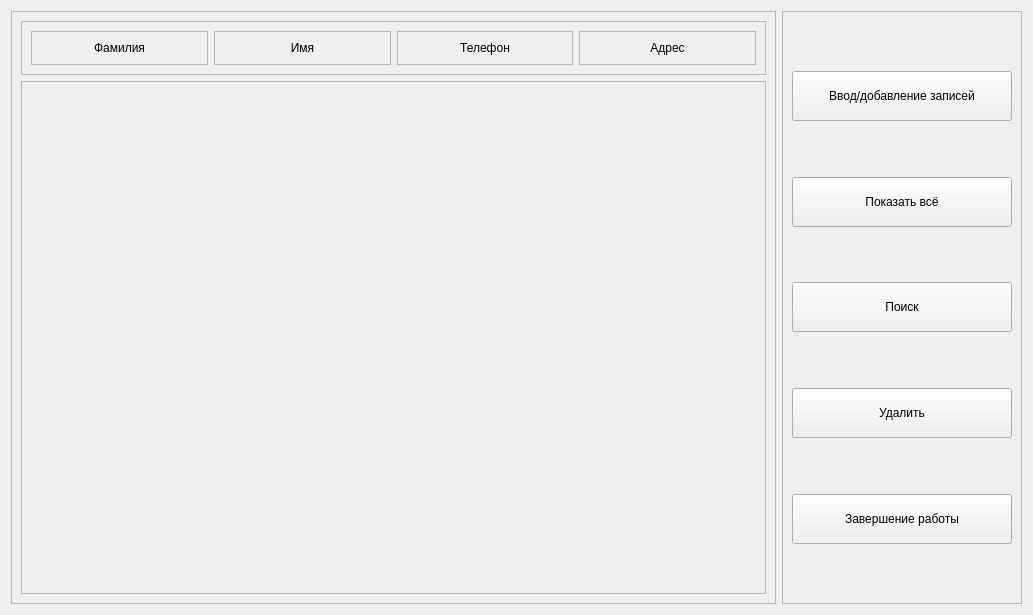
<?xml version="1.0" encoding="UTF-8"?>
<ui version="4.0">
 <class>Widget</class>
 <widget class="QWidget" name="Widget">
  <property name="geometry">
   <rect>
    <x>0</x>
    <y>0</y>
    <width>1033</width>
    <height>615</height>
   </rect>
  </property>
  <property name="sizePolicy">
   <sizepolicy hsizetype="MinimumExpanding" vsizetype="Preferred">
    <horstretch>0</horstretch>
    <verstretch>0</verstretch>
   </sizepolicy>
  </property>
  <property name="minimumSize">
   <size>
    <width>0</width>
    <height>0</height>
   </size>
  </property>
  <property name="maximumSize">
   <size>
    <width>16777215</width>
    <height>16777215</height>
   </size>
  </property>
  <property name="windowTitle">
   <string>Записная книжка</string>
  </property>
  <layout class="QHBoxLayout" name="horizontalLayout">
   <item>
    <widget class="QFrame" name="frame_6">
     <property name="frameShape">
      <enum>QFrame::StyledPanel</enum>
     </property>
     <property name="frameShadow">
      <enum>QFrame::Raised</enum>
     </property>
     <layout class="QVBoxLayout" name="verticalLayout_3">
      <item>
       <widget class="QFrame" name="frame_7">
        <property name="frameShape">
         <enum>QFrame::StyledPanel</enum>
        </property>
        <property name="frameShadow">
         <enum>QFrame::Raised</enum>
        </property>
        <layout class="QVBoxLayout" name="verticalLayout">
         <item>
          <layout class="QHBoxLayout" name="horizontalLayout_8">
           <property name="spacing">
            <number>6</number>
           </property>
           <property name="sizeConstraint">
            <enum>QLayout::SetDefaultConstraint</enum>
           </property>
           <item>
            <widget class="QFrame" name="frame_2">
             <property name="maximumSize">
              <size>
               <width>16777215</width>
               <height>50</height>
              </size>
             </property>
             <property name="frameShape">
              <enum>QFrame::StyledPanel</enum>
             </property>
             <property name="frameShadow">
              <enum>QFrame::Raised</enum>
             </property>
             <layout class="QHBoxLayout" name="horizontalLayout_4">
              <item>
               <widget class="QLabel" name="label">
                <property name="layoutDirection">
                 <enum>Qt::LeftToRight</enum>
                </property>
                <property name="text">
                 <string>Фамилия</string>
                </property>
                <property name="alignment">
                 <set>Qt::AlignCenter</set>
                </property>
               </widget>
              </item>
             </layout>
            </widget>
           </item>
           <item>
            <widget class="QFrame" name="frame_4">
             <property name="maximumSize">
              <size>
               <width>16777215</width>
               <height>50</height>
              </size>
             </property>
             <property name="frameShape">
              <enum>QFrame::StyledPanel</enum>
             </property>
             <property name="frameShadow">
              <enum>QFrame::Raised</enum>
             </property>
             <layout class="QHBoxLayout" name="horizontalLayout_6">
              <item>
               <widget class="QLabel" name="label_3">
                <property name="layoutDirection">
                 <enum>Qt::LeftToRight</enum>
                </property>
                <property name="text">
                 <string>Имя</string>
                </property>
                <property name="alignment">
                 <set>Qt::AlignCenter</set>
                </property>
               </widget>
              </item>
             </layout>
            </widget>
           </item>
           <item>
            <widget class="QFrame" name="frame_3">
             <property name="maximumSize">
              <size>
               <width>16777215</width>
               <height>50</height>
              </size>
             </property>
             <property name="frameShape">
              <enum>QFrame::StyledPanel</enum>
             </property>
             <property name="frameShadow">
              <enum>QFrame::Raised</enum>
             </property>
             <layout class="QHBoxLayout" name="horizontalLayout_5">
              <item>
               <widget class="QLabel" name="label_2">
                <property name="layoutDirection">
                 <enum>Qt::LeftToRight</enum>
                </property>
                <property name="text">
                 <string>Телефон</string>
                </property>
                <property name="alignment">
                 <set>Qt::AlignCenter</set>
                </property>
               </widget>
              </item>
             </layout>
            </widget>
           </item>
           <item>
            <widget class="QFrame" name="frame_5">
             <property name="maximumSize">
              <size>
               <width>16777215</width>
               <height>50</height>
              </size>
             </property>
             <property name="frameShape">
              <enum>QFrame::StyledPanel</enum>
             </property>
             <property name="frameShadow">
              <enum>QFrame::Raised</enum>
             </property>
             <layout class="QHBoxLayout" name="horizontalLayout_7">
              <item>
               <widget class="QLabel" name="label_5">
                <property name="layoutDirection">
                 <enum>Qt::LeftToRight</enum>
                </property>
                <property name="text">
                 <string>Адрес</string>
                </property>
                <property name="alignment">
                 <set>Qt::AlignCenter</set>
                </property>
               </widget>
              </item>
             </layout>
            </widget>
           </item>
          </layout>
         </item>
        </layout>
       </widget>
      </item>
      <item>
       <widget class="QScrollArea" name="scrollArea">
        <property name="verticalScrollBarPolicy">
         <enum>Qt::ScrollBarAsNeeded</enum>
        </property>
        <property name="widgetResizable">
         <bool>true</bool>
        </property>
        <widget class="QWidget" name="scrollAreaWidgetContents_2">
         <property name="geometry">
          <rect>
           <x>0</x>
           <y>0</y>
           <width>747</width>
           <height>18</height>
          </rect>
         </property>
         <property name="sizePolicy">
          <sizepolicy hsizetype="Preferred" vsizetype="Maximum">
           <horstretch>0</horstretch>
           <verstretch>0</verstretch>
          </sizepolicy>
         </property>
         <layout class="QVBoxLayout" name="verticalLayout_4"/>
        </widget>
       </widget>
      </item>
     </layout>
    </widget>
   </item>
   <item>
    <widget class="QFrame" name="frame">
     <property name="minimumSize">
      <size>
       <width>240</width>
       <height>0</height>
      </size>
     </property>
     <property name="maximumSize">
      <size>
       <width>230</width>
       <height>16777215</height>
      </size>
     </property>
     <property name="frameShape">
      <enum>QFrame::StyledPanel</enum>
     </property>
     <property name="frameShadow">
      <enum>QFrame::Raised</enum>
     </property>
     <layout class="QHBoxLayout" name="horizontalLayout_2">
      <item>
       <layout class="QVBoxLayout" name="verticalLayout_2">
        <property name="sizeConstraint">
         <enum>QLayout::SetDefaultConstraint</enum>
        </property>
        <item>
         <spacer name="verticalSpacer_2">
          <property name="orientation">
           <enum>Qt::Vertical</enum>
          </property>
          <property name="sizeHint" stdset="0">
           <size>
            <width>20</width>
            <height>40</height>
           </size>
          </property>
         </spacer>
        </item>
        <item>
         <widget class="QPushButton" name="pushButton">
          <property name="sizePolicy">
           <sizepolicy hsizetype="Expanding" vsizetype="Expanding">
            <horstretch>0</horstretch>
            <verstretch>0</verstretch>
           </sizepolicy>
          </property>
          <property name="minimumSize">
           <size>
            <width>200</width>
            <height>50</height>
           </size>
          </property>
          <property name="maximumSize">
           <size>
            <width>16777215</width>
            <height>50</height>
           </size>
          </property>
          <property name="text">
           <string>Ввод/добавление записей</string>
          </property>
         </widget>
        </item>
        <item>
         <spacer name="verticalSpacer_4">
          <property name="orientation">
           <enum>Qt::Vertical</enum>
          </property>
          <property name="sizeHint" stdset="0">
           <size>
            <width>20</width>
            <height>40</height>
           </size>
          </property>
         </spacer>
        </item>
        <item>
         <widget class="QPushButton" name="pushButton_4">
          <property name="sizePolicy">
           <sizepolicy hsizetype="Minimum" vsizetype="Expanding">
            <horstretch>0</horstretch>
            <verstretch>0</verstretch>
           </sizepolicy>
          </property>
          <property name="minimumSize">
           <size>
            <width>200</width>
            <height>50</height>
           </size>
          </property>
          <property name="maximumSize">
           <size>
            <width>16777215</width>
            <height>50</height>
           </size>
          </property>
          <property name="text">
           <string>Показать всё</string>
          </property>
         </widget>
        </item>
        <item>
         <spacer name="verticalSpacer_5">
          <property name="orientation">
           <enum>Qt::Vertical</enum>
          </property>
          <property name="sizeHint" stdset="0">
           <size>
            <width>20</width>
            <height>40</height>
           </size>
          </property>
         </spacer>
        </item>
        <item>
         <widget class="QPushButton" name="pushButton_2">
          <property name="sizePolicy">
           <sizepolicy hsizetype="Minimum" vsizetype="Expanding">
            <horstretch>0</horstretch>
            <verstretch>0</verstretch>
           </sizepolicy>
          </property>
          <property name="minimumSize">
           <size>
            <width>200</width>
            <height>50</height>
           </size>
          </property>
          <property name="maximumSize">
           <size>
            <width>16777215</width>
            <height>50</height>
           </size>
          </property>
          <property name="text">
           <string>Поиск</string>
          </property>
         </widget>
        </item>
        <item>
         <spacer name="verticalSpacer_3">
          <property name="orientation">
           <enum>Qt::Vertical</enum>
          </property>
          <property name="sizeHint" stdset="0">
           <size>
            <width>20</width>
            <height>40</height>
           </size>
          </property>
         </spacer>
        </item>
        <item>
         <widget class="QPushButton" name="deleteButton">
          <property name="sizePolicy">
           <sizepolicy hsizetype="Minimum" vsizetype="Expanding">
            <horstretch>0</horstretch>
            <verstretch>0</verstretch>
           </sizepolicy>
          </property>
          <property name="minimumSize">
           <size>
            <width>200</width>
            <height>50</height>
           </size>
          </property>
          <property name="maximumSize">
           <size>
            <width>16777215</width>
            <height>50</height>
           </size>
          </property>
          <property name="text">
           <string>Удалить</string>
          </property>
         </widget>
        </item>
        <item>
         <spacer name="verticalSpacer_6">
          <property name="orientation">
           <enum>Qt::Vertical</enum>
          </property>
          <property name="sizeHint" stdset="0">
           <size>
            <width>20</width>
            <height>40</height>
           </size>
          </property>
         </spacer>
        </item>
        <item>
         <widget class="QPushButton" name="pushButton_3">
          <property name="sizePolicy">
           <sizepolicy hsizetype="Expanding" vsizetype="Expanding">
            <horstretch>0</horstretch>
            <verstretch>0</verstretch>
           </sizepolicy>
          </property>
          <property name="minimumSize">
           <size>
            <width>200</width>
            <height>50</height>
           </size>
          </property>
          <property name="maximumSize">
           <size>
            <width>16777215</width>
            <height>50</height>
           </size>
          </property>
          <property name="text">
           <string>Завершение работы</string>
          </property>
         </widget>
        </item>
        <item>
         <spacer name="verticalSpacer">
          <property name="orientation">
           <enum>Qt::Vertical</enum>
          </property>
          <property name="sizeHint" stdset="0">
           <size>
            <width>20</width>
            <height>40</height>
           </size>
          </property>
         </spacer>
        </item>
       </layout>
      </item>
     </layout>
    </widget>
   </item>
  </layout>
 </widget>
 <resources/>
 <connections>
  <connection>
   <sender>pushButton_3</sender>
   <signal>clicked()</signal>
   <receiver>Widget</receiver>
   <slot>close()</slot>
   <hints>
    <hint type="sourcelabel">
     <x>933</x>
     <y>504</y>
    </hint>
    <hint type="destinationlabel">
     <x>781</x>
     <y>610</y>
    </hint>
   </hints>
  </connection>
 </connections>
</ui>
